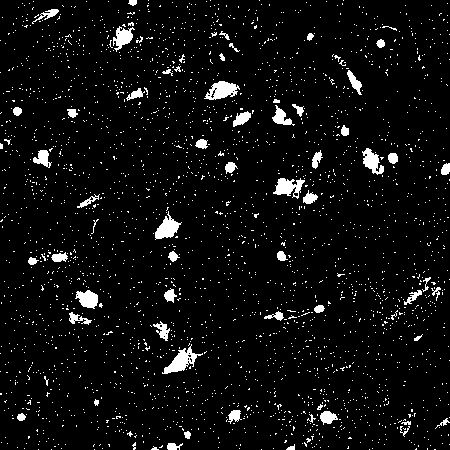
#> input picture Class/img2/Salt_noise.jpg, 450 x 450 px
$ python 'Class Week 6 Mophology.py'
#> lines starting #> are read from the running program, lines starting #| are printed output that depends on the picture; after the words box and inside, x2 and y2 are one past the last pixel; in counts of white or black regions, pixels touching at a corner belong together
import cv2 as cv
import numpy as np
img = cv.imread('img2/Salt_noise.jpg',cv.IMREAD_GRAYSCALE)
#> img is the input picture: shape (450, 450); min 0, max 255, mean 15.3
b_img = cv.threshold(img,150,255,cv.THRESH_BINARY)[1]
#> b_img: shape (450, 450); 5.4% white; 2669 white regions (2606 under 20 px), largest, box (x1, y1, x2, y2) and area: (162, 344, 203, 374) 446, (204, 81, 240, 100) 402, (273, 178, 305, 199) 366

# create kernel
kernel = cv.getStructuringElement(cv.MORPH_RECT,(5,5)) # lay kich thuoc nhieu la hinh chu nhat
#mophology
#out = cv.erode(b_img,kernel,iterations=1) # bi soi mon khi xoa cac hat nho >1 xoa nhieu hon
#out = cv.dilate(out,kernel,iterations=1) # bu dap lai phan bi xoa >1 bu dap nhieu hon
# rut ngan mophology
out = cv.morphologyEx(b_img,cv.MORPH_OPEN,kernel,iterations=1)
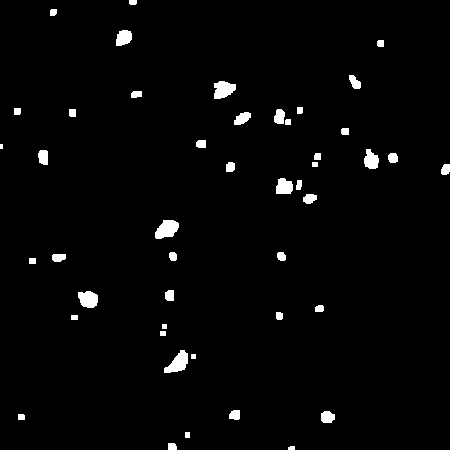
#> out: shape (450, 450); 2.2% white; 46 white regions (1 under 20 px), largest, box (x1, y1, x2, y2) and area: (155, 220, 179, 239) 326, (164, 350, 188, 373) 317, (214, 81, 236, 99) 294


cv.imshow('before',img)
cv.imshow('after',out)
cv.waitKey(0)
cv.destroyAllWindows()
